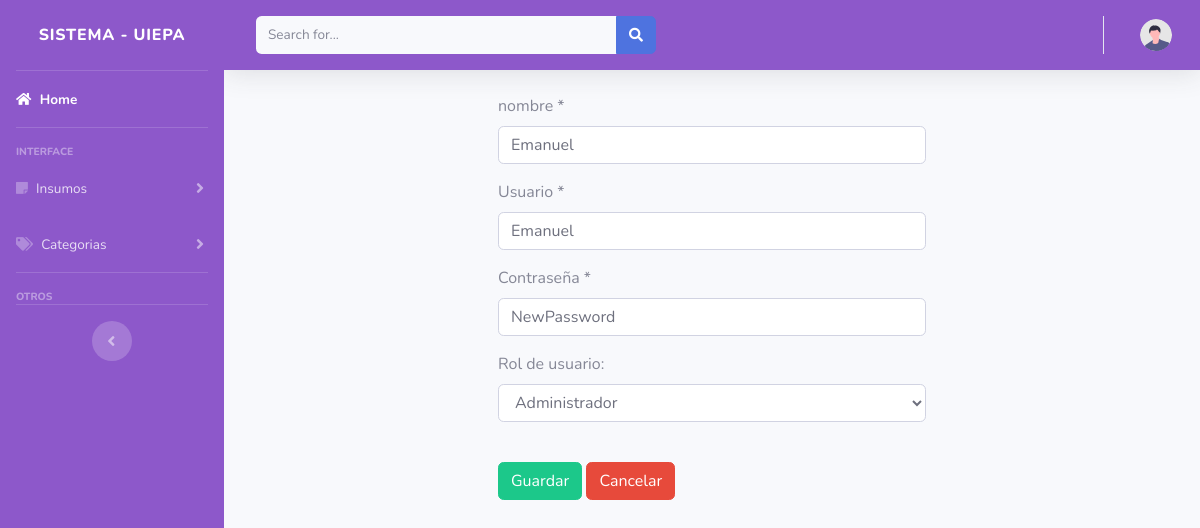
/views/editUser.php?accion=edit_users&id=26 (signed in), run on the app's committed database.
### tables this page shows
CREATE TABLE `usuarios` (
  `id` int(11) NOT NULL,
  `nombre` varchar(150) NOT NULL,
  `username` varchar(100) NOT NULL,
  `password` varchar(100) NOT NULL,
  `fecha` timestamp NOT NULL DEFAULT current_timestamp() ON UPDATE current_timestamp(),
  `rol_id` int(11) NOT NULL
);

### views/editUser.php (the view, shortened to what this page needs)
<?php
if (isset($_GET['accion'])){
    switch ($_GET['accion']){
        case 'edit_users';
        edit_user();
        break;
    }
}
function edit_user()
{
    require_once("../includes/db.php");
    extract($_GET);
    $consulta = "SELECT * FROM usuarios WHERE id = $id";
    $resultado=mysqli_query($conexion, $consulta);
    $usuarios = mysqli_fetch_assoc($resultado);
    include "../includes/header.php";
?>
<!DOCTYPE html>
<html lang="es-MX">
<head>
    <link rel="stylesheet" href="../package/dist/sweetalert2.css">
</head>
<form  action="../includes/functions.php" method="POST">
<div class="container">
    <div id="login-row" class="row justify-content-center align-items-center">
        <div id="login-column" class="col-md-6">
            <div id="login-box" class="col-md-12">
                            <div class="form-group">
                            <label for="nombre" class="form-label">nombre *</label>
                            <input type="text"  id="nombre" name="nombre" class="form-control" value="<?php echo $usuarios ['nombre']; ?>" required>
                            </div>
                            <div class="form-group">
                            <label for="nombre" class="form-label">Usuario *</label>
                            <input type="text"  id="username" name="username" class="form-control" value="<?php echo $usuarios ['username']; ?>" required>
                            </div>
                            <div class="form-group">
                            <label for="nombre" class="form-label">Contraseña *</label>
                            <input type="text"  id="Password" name="Password" class="form-control" value="NewPassword"required>
                            </div>
                            <div class="form-group">
                                  <label for="rol" class="form-label">Rol de usuario:</label>
                                  <select name="rol" id="rol" class="form-control" required>
                                  <option <?php echo $usuarios ['rol_id']==='1' ? "selected='selected' ": "" ?> value="1">Administrador</option>
                               </select>
							</div>
                      <br>
                                <div class="mb-3">
                               <input type="submit" value="Guardar" id="register" class="btn btn-success">
                               <a href="../views/usuarios.php" class="btn btn-danger">Cancelar</a>
                            </div><?php }?>
                            </div>
                            </div>
                        </form>
</body>
</html>

### data on the page
usuarios: nombre "Emanuel", username "Emanuel", rol "Administrador"
